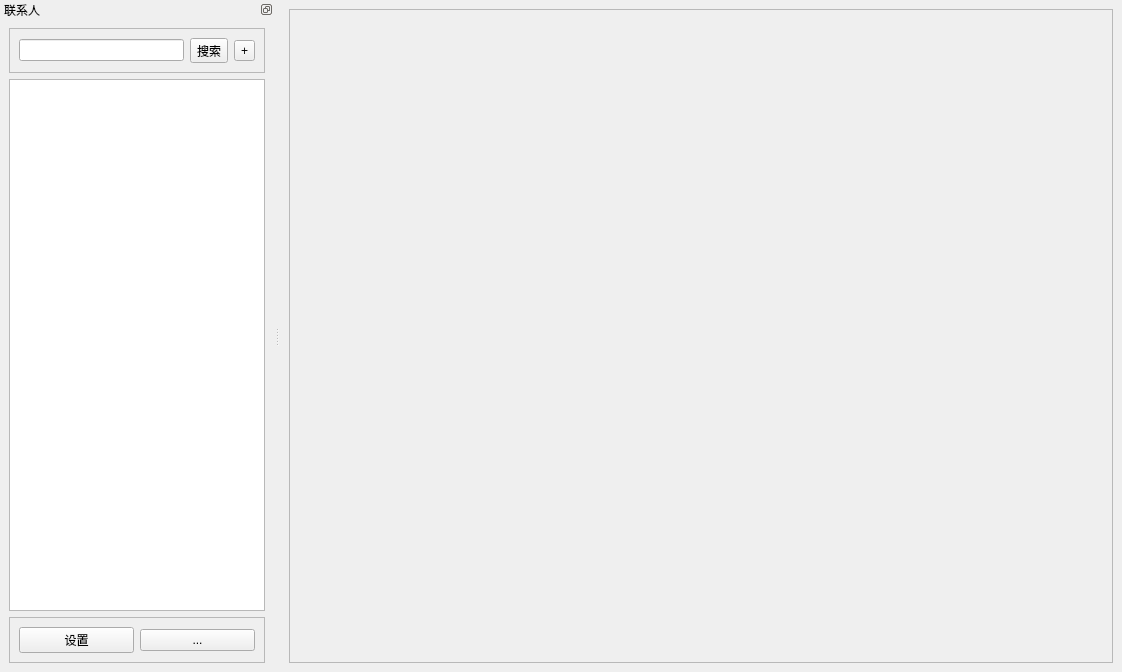
<?xml version="1.0" encoding="UTF-8"?>
<ui version="4.0">
 <class>MainWindow</class>
 <widget class="QMainWindow" name="MainWindow">
  <property name="geometry">
   <rect>
    <x>0</x>
    <y>0</y>
    <width>1122</width>
    <height>672</height>
   </rect>
  </property>
  <property name="windowTitle">
   <string>Chatting 聊天</string>
  </property>
  <widget class="QWidget" name="centralwidget">
   <layout class="QHBoxLayout" name="horizontalLayout_3">
    <item>
     <widget class="QFrame" name="frame_3">
      <property name="frameShape">
       <enum>QFrame::Shape::StyledPanel</enum>
      </property>
      <property name="frameShadow">
       <enum>QFrame::Shadow::Raised</enum>
      </property>
     </widget>
    </item>
   </layout>
  </widget>
  <widget class="QDockWidget" name="dockWidget_4">
   <property name="font">
    <font>
     <fontweight>Thin</fontweight>
    </font>
   </property>
   <property name="features">
    <set>QDockWidget::DockWidgetFeature::DockWidgetFloatable|QDockWidget::DockWidgetFeature::DockWidgetMovable</set>
   </property>
   <property name="allowedAreas">
    <set>Qt::DockWidgetArea::LeftDockWidgetArea|Qt::DockWidgetArea::RightDockWidgetArea</set>
   </property>
   <property name="windowTitle">
    <string>联系人</string>
   </property>
   <attribute name="dockWidgetArea">
    <number>1</number>
   </attribute>
   <widget class="QWidget" name="dockWidgetContents_5">
    <layout class="QVBoxLayout" name="verticalLayout">
     <item>
      <widget class="QFrame" name="frame_2">
       <property name="frameShape">
        <enum>QFrame::Shape::StyledPanel</enum>
       </property>
       <property name="frameShadow">
        <enum>QFrame::Shadow::Raised</enum>
       </property>
       <layout class="QHBoxLayout" name="horizontalLayout_2">
        <item>
         <widget class="QLineEdit" name="lineEdit"/>
        </item>
        <item>
         <widget class="QToolButton" name="search">
          <property name="text">
           <string>搜索</string>
          </property>
         </widget>
        </item>
        <item>
         <widget class="QToolButton" name="add_friends">
          <property name="text">
           <string>+</string>
          </property>
         </widget>
        </item>
       </layout>
      </widget>
     </item>
     <item>
      <widget class="QListView" name="friends_list">
       <property name="editTriggers">
        <set>QAbstractItemView::EditTrigger::NoEditTriggers</set>
       </property>
      </widget>
     </item>
     <item>
      <widget class="QFrame" name="frame">
       <property name="frameShape">
        <enum>QFrame::Shape::StyledPanel</enum>
       </property>
       <property name="frameShadow">
        <enum>QFrame::Shadow::Raised</enum>
       </property>
       <layout class="QHBoxLayout" name="horizontalLayout">
        <item>
         <widget class="QPushButton" name="settings">
          <property name="text">
           <string>设置</string>
          </property>
         </widget>
        </item>
        <item>
         <widget class="QPushButton" name="more">
          <property name="text">
           <string>...</string>
          </property>
         </widget>
        </item>
       </layout>
      </widget>
     </item>
    </layout>
   </widget>
  </widget>
 </widget>
 <resources/>
 <connections/>
</ui>
